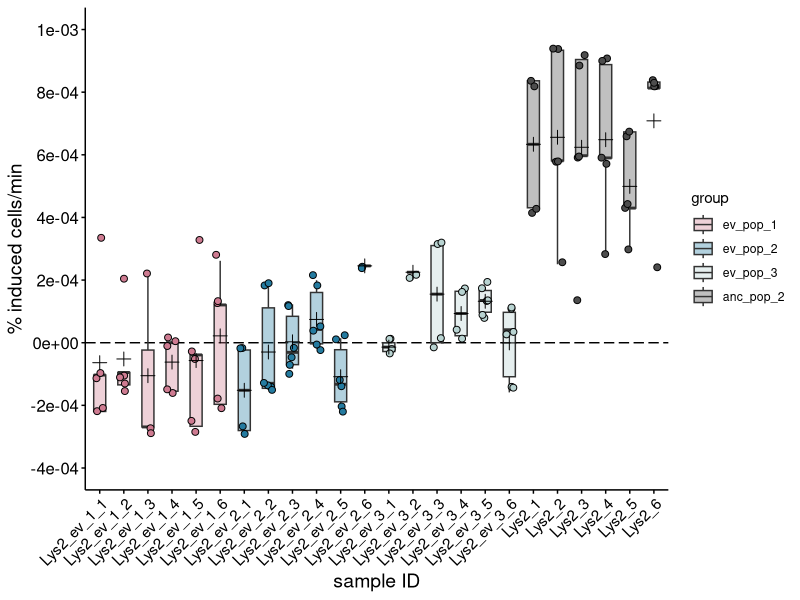

The R source for this figure:
# Presets ####
library(ggplot2)
library(dplyr)

mytheme <-   theme(panel.grid.minor=element_blank(), #gets rid of grey and lines in the middle
                   panel.grid.major=element_blank(), #gets rid of grey and lines in the middle
                   panel.background=element_rect(fill="white"),#gets rid of grey and lines in the middle
                   panel.border=element_blank(), #gets rid of square going around the entire graph
                   axis.line = element_line(colour = 'black', linewidth = 0.5),#sets the axis line size
                   axis.ticks=element_line(colour = 'black', linewidth = 0.5), #sets the tick lines
                   axis.title.x = element_text( size=14, color="black"), #size of x-axis title
                   axis.title.y = element_text( size=14, color="black"), #size of y-axis title
                   axis.text.x = element_text( size=11, color="black"), #size of x-axis text
                   axis.text.y = element_text( size=12, color="black"),#size of y-axis text
                   legend.key = element_rect(fill="transparent"),
                   legend.background = element_blank())


# Data ####

d <- read.csv("spi_statPhase.csv")

d$sample_id <- factor(d$sample_id, levels=c("Lys2_ev_1_1","Lys2_ev_1_2","Lys2_ev_1_3","Lys2_ev_1_4","Lys2_ev_1_5","Lys2_ev_1_6",
                                            "Lys2_ev_2_1","Lys2_ev_2_2","Lys2_ev_2_3","Lys2_ev_2_4","Lys2_ev_2_5","Lys2_ev_2_6",
                                            "Lys2_ev_3_1","Lys2_ev_3_2","Lys2_ev_3_3","Lys2_ev_3_4","Lys2_ev_3_5","Lys2_ev_3_6",
                                            "Lys2_1","Lys2_2","Lys2_3","Lys2_4","Lys2_5","Lys2_6"))

d$group <- factor(d$group, levels=c("ev_pop_1","ev_pop_2","ev_pop_3","anc_pop_2"))

# Graph ####
d %>% 
  ggplot(aes(x=sample_id, y=spi_min))+ 
  geom_hline(aes(yintercept=0), linetype="longdash")+
  geom_boxplot(aes(group=sample_id,fill=group),outlier.colour = "white",width = 0.5,alpha=0.35)+
  geom_point(aes(fill=group),show.legend=FALSE,size=2,shape=21,position=position_jitter(width=0.2,height=0.00002))+
  stat_summary(fun="mean",geom = "point", size=3,shape=3)+
  xlab("sample ID")+
  ylab("% induced cells/min")+
  scale_y_continuous(limits=c(-4e-4, 1e-3), breaks=seq(-4e-4, 1e-3, 0.0002))+
  scale_fill_manual(values=c("#CE7B91","#247BA0","#B8D3D1","grey30","black"))+  
  mytheme+theme(axis.text.x = element_text(angle=45,hjust=1))
